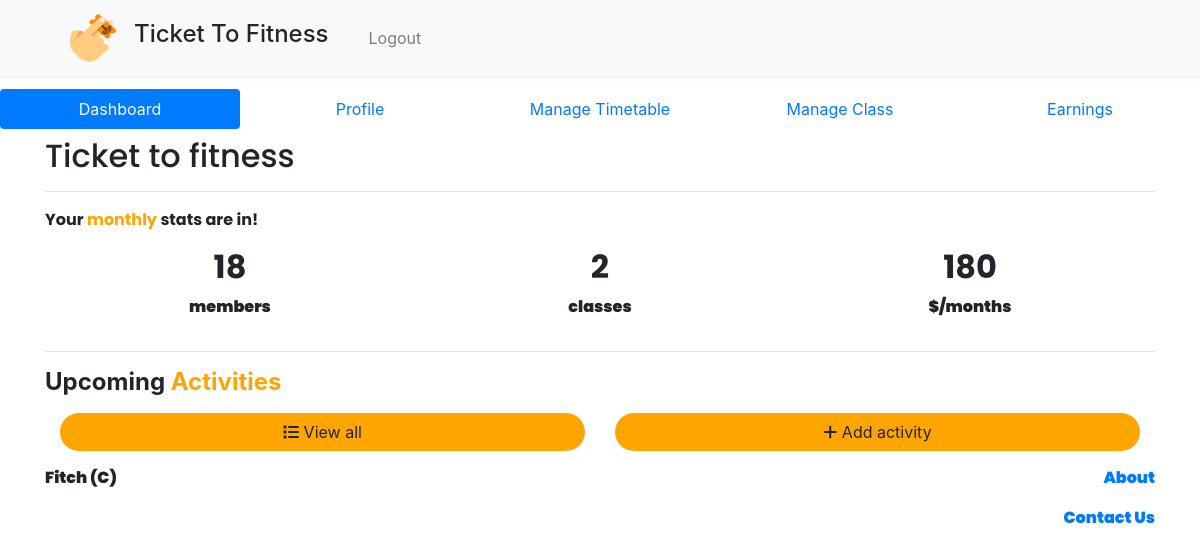
Before: /Gym (signed in) with the older database file.
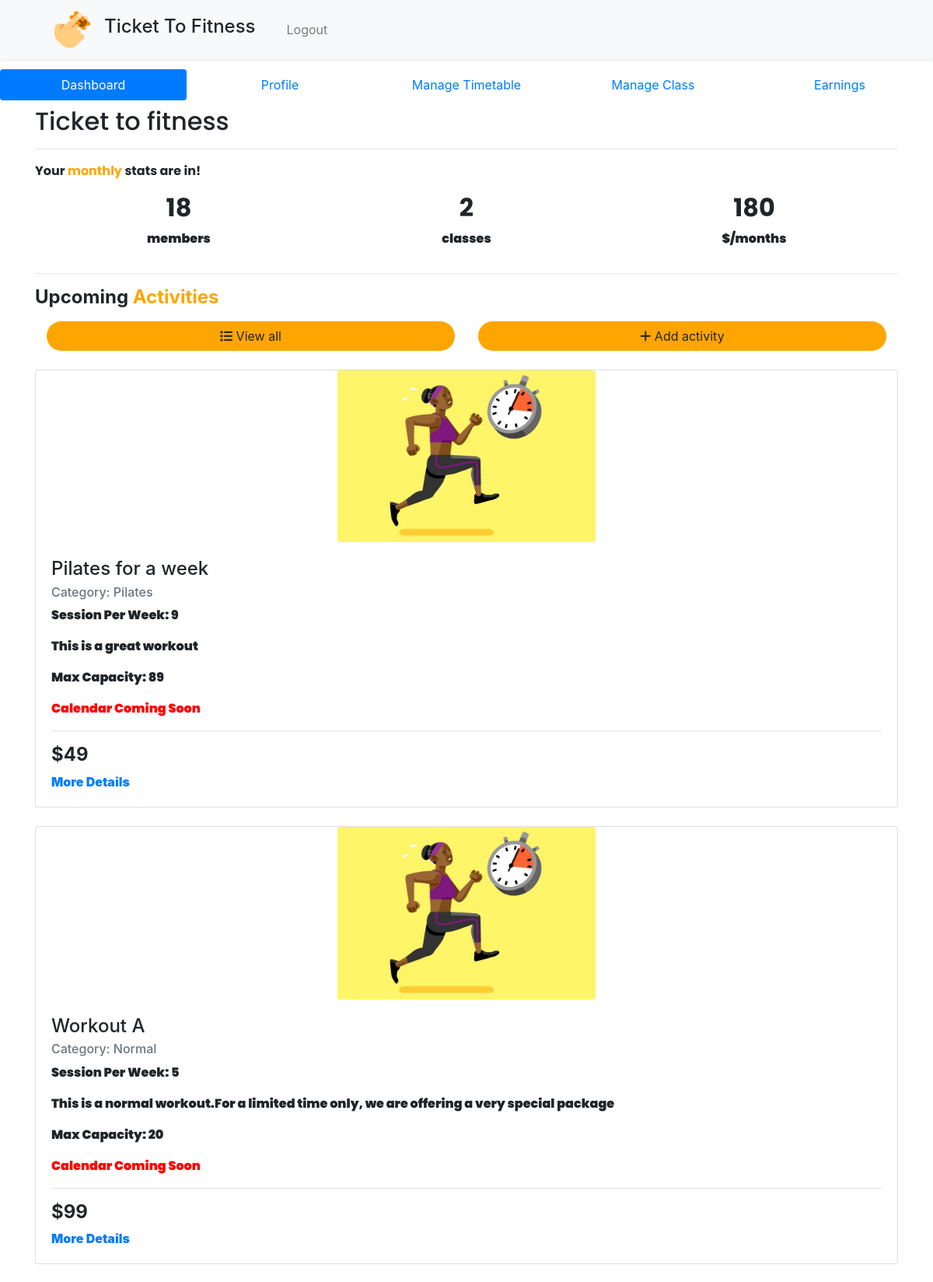
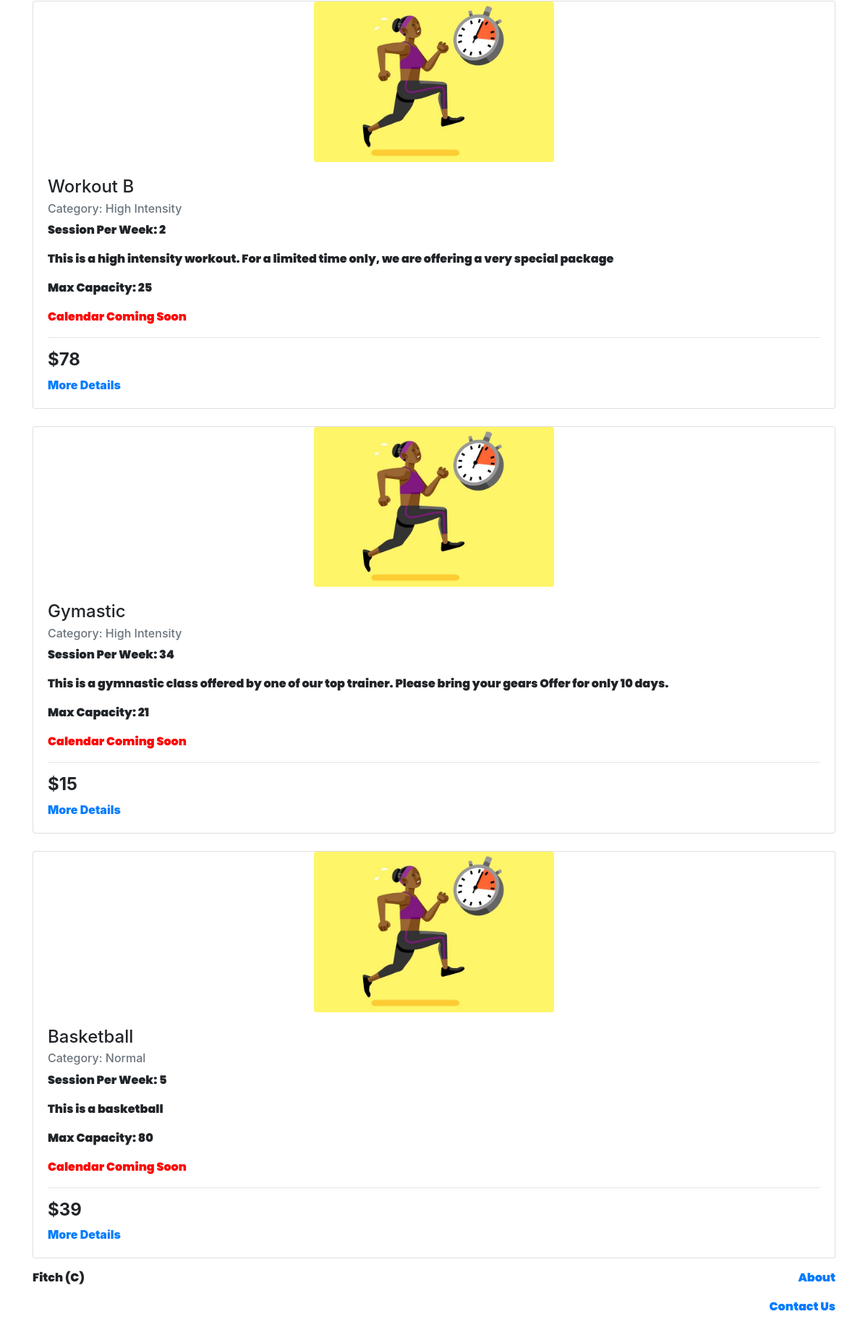
After: the same page with the newer database file (2 pictures, top to bottom).
### tables this page shows
CREATE TABLE `gym_activity` (
  `id` int(20) NOT NULL,
  `gym_id` int(20) NOT NULL,
  `activity_name` varchar(255) NOT NULL,
  `category` varchar(255) NOT NULL,
  `sessions_per_week` int(20) NOT NULL,
  `max_capacity` int(20) NOT NULL,
  `price_per_week` int(20) NOT NULL,
  `description` varchar(255) NOT NULL
);

### app/libraries/Database.php (called while the page is built, shortened)
<?php
  class Database {
    private $host = DB_HOST;
    private $user = DB_USER;
    private $pass = DB_PASS;
    private $dbname = DB_NAME;
    private $dbh;
    private $stmt;
    public function __construct(){
      $dsn = 'mysql:host=' . $this->host . ';dbname=' . $this->dbname;
      $options = array(
        PDO::ATTR_PERSISTENT => true,
        PDO::ATTR_ERRMODE => PDO::ERRMODE_EXCEPTION
      );
      try{
        $this->dbh = new PDO($dsn, $this->user, $this->pass, $options);
      } catch(PDOException $e){
        $this->error = $e->getMessage();
        echo $this->error;
      }
    }
    public function query($sql){
      $this->stmt = $this->dbh->prepare($sql);
    }
    public function bind($param, $value, $type = null){
      if(is_null($type)){
        switch(true){
          default:
            $type = PDO::PARAM_STR;
        }
      }
      $this->stmt->bindValue($param, $value, $type);
    }
    public function execute(){
      return $this->stmt->execute();
    }
    public function resultSet(){
      $this->execute();
      return $this->stmt->fetchAll(PDO::FETCH_OBJ);
    }
    public function single(){
      $this->execute();
      return $this->stmt->fetch(PDO::FETCH_OBJ);
    }
    public function rowCount(){
      return $this->stmt->rowCount();
    }
  }

### app/models/Account.php (called while the page is built, shortened)
<?php
    class Account{
        private $db;
        public function __construct(){
            $this->db = new Database;
        }
        public function fetchGymInformation($gym_id){
            $this->db->query('SELECT * FROM gym_information WHERE gym_id = :gym_id');
            $this->db->bind(':gym_id', $gym_id);
            $row=$this->db->single();
            if($this->db->rowCount() > 0) {
                return $row;
            }
        }
    }
?>

### app/libraries/Core.php (called while the page is built, shortened)
<?php
  class Core {
    protected $currentMethod = 'index';
    public function __construct(){
      $url = $this->getUrl();
      if(file_exists('../app/controllers/' . ucwords($url[0]). '.php')){
        unset($url[0]);
      }
      $this->currentController = new $this->currentController;
      $this->params = $url ? array_values($url) : [];
      call_user_func_array([$this->currentController, $this->currentMethod], $this->params);
    }
    public function getUrl(){
      if(isset($_GET['url'])){
        $url = rtrim($_GET['url'], '/');
        $url = filter_var($url, FILTER_SANITIZE_URL);
        $url = explode('/', $url);
        return $url;
      }
    }
  }

### public/index.php (called while the page is built, shortened)
<?php
  $init = new Core;

### app/models/GymModel.php (called while the page is built, shortened)
<?php
    class GymModel{
        private $db;
        public function __construct(){
        $this->db = new Database;
        }
        public function viewActivity($data){
            $this->db->query('SELECT * FROM gym_activity WHERE gym_id = :gym_id');
            $this->db->bind(':gym_id', $data['gym_id']);
            $row=$this->db->resultSet();
            if($this->db->rowCount() > 0) {
                return $row;
            }
        }
    }

### app/views/Gym/dashboard.php (the view, shortened to what this page needs)
<?php require APPROOT . '/views/Gym/dashboardmenu.php'; ?>
<nav class="nav nav-pills nav-justified mt-4" id="mobileHide" id="content-desktop">
    <a class="nav-item nav-link active" href="<?php echo URLROOT; ?>/gym">Dashboard</a>
    <a class="nav-item nav-link " href="<?php echo URLROOT; ?>/Gym/gymprofile">Profile</a>
    <a class="nav-item nav-link" href="#">Manage Timetable</a>
    <a class="nav-item nav-link " href="#">Manage Class</a>
    <a class="nav-item nav-link " href="#">Earnings</a>
</nav>
<div class="container mt-2">
    <h2><?php echo $_SESSION['gym_name']; ?>
        <hr>
    </h2>
    <p> <b>Your <span style="color:orange;">monthly</span> stats are in! <b></p>
    <div class="container">
        <div class="row">
            <div class="col">
                <h2 style="text-align:center;"><b> 18 </b></h2>
                <p style="text-align:center;"> members
            </div>
            <div class="col">
                <h2 style="text-align:center;"><b> 2 </b></h2>
                <p style="text-align:center;"> classes
            </div>
            <div class="col">
                <h2 style="text-align:center;"><b> 180 </b></h2>
                <p style="text-align:center;"> $/months
            </div>
        </div>
    </div>
    <hr>
    <h4><b>Upcoming <span style="color:orange;">Activities</span></b></h4>
    <div class="container mt-3">
        <div class="row">
            <div class="col">
                <button type="button" class="btn btn-block rounded-pill" style="background-color:orange;"><i class="fas fa-list"></i> View all</button>
            </div>
            <div class="col">
                <button type="submit" class="btn btn-block rounded-pill" data-toggle="modal" data-target="#addActivityModal" style="background-color:orange;"><i class="fas fa-plus"></i> Add activity</button>
            </div>
        </div>
    </div>
    <?php foreach ($data['gym_activity'] as $activity) {
        echo '<div class="card mt-4 " style="width: auto;">';
        echo '<img class="rounded mx-auto d-block" style="width:30%;"  src="' . URLROOT . '/images/HIT.jpg" alt="">';
        echo '<div class="card-body rounded-pill">';
        echo '<h4 class="card-title">' . $activity->activity_name . '</h4>';
        echo '<h6 class="card-subtitle mb-2 text-muted">Category: ' . $activity->category . '</h6>';
        echo '<p class="card-text">Session Per Week: ' . $activity->sessions_per_week . '</p>';
        echo '<p class="card-text">' . $activity->description . '</p>';
        echo '<p class="card-text">Max Capacity: ' . $activity->max_capacity . '</p>';
        echo '<p class="card-text"><span style="color:red";>Calendar Coming Soon</span></p>';
        echo '<hr>';
        echo '<h4><b>$' . $activity->price_per_week . '</b></h4>';
        echo '<a href="#" class="card-link">More Details</a>';
        echo '</div>';
        echo '</div>';
    }
    ?>
</div>
<?php require APPROOT . '/views/inc/footer.php'; ?>

### app/controllers/Gym.php (shortened to what this page needs)
<?php
class Gym extends Controller
{
    public function __construct()
    {
        $this->accountsModel = $this->model('Account');
        $this->gymModel = $this->model('GymModel');
    }
    public function isGymLoggedIn()
    {
        if (isset($_SESSION['user_id'])) {
            if ($_SESSION['partnership_status'] == true) {
                $gyminfo = $this->accountsModel->fetchGymInformation($_SESSION['user_id']);
                return true;
            }
        } else {
            return false;
        }
    }
    public function index()
    {
        $this->dashboard();
    }
    public function dashboard()
    {
        if ($this->isGymLoggedIn()) {
            $data = [
                'gym_id' => $_SESSION['user_id'],
                'gym_activity'=>'',
            ];
            $gymactivity = $this->gymModel->viewActivity($data);
            if(!empty($gymactivity)){
                $data['gym_activity'] = $gymactivity;
                $this->view('Gym/dashboard', $data);
            }
            $this->view('Gym/dashboard', $data);
        }else{
            redirect('Accounts/login');
        }
    }
}

### app/libraries/Controller.php (shortened to what this page needs)
<?php
  class Controller {
    public function model($model){
      return new $model();
    }
    public function view($view, $data = []){
      if(file_exists('../app/views/' . $view . '.php')){
        require_once '../app/views/' . $view . '.php';
      } else {
        die('View does not exist');
      }
    }
  }

### app/views/inc/header.php (shortened to what this page needs)
<!DOCTYPE html>
<html lang="en">
<head>
  <link rel="stylesheet" href="<?php echo URLROOT; ?>/css/style.css">
  <link rel="stylesheet" href="https://stackpath.bootstrapcdn.com/bootstrap/4.3.1/css/bootstrap.min.css">
</head>
<body>

### app/views/Gym/dashboardmenu.php (shortened to what this page needs)
<?php require APPROOT . '/views/inc/header.php'; ?>
<nav class="navbar navbar-expand-lg navbar-light shadow-sm bg-light fixed-top">
<div class="container"> <a class="navbar-brand d-flex align-items-center" href="#">
<span class="ml-2 font-weight-bold"><img src="<?php echo URLROOT;?>/images/t2f-logo.png"  alt="logo" width="50" height="50" class="navbar-image"><a class="font-weight-bold"><h4>Ticket To Fitness</h4></a></apan>
</a>
<div class="collapse navbar-collapse" id="navbar4">
<ul class="navbar-nav mr-auto pl-lg-4">
<li class="nav-item px-lg-2"> <a class="nav-link" href="<?php echo URLROOT; ?>/Accounts/logout"><span class="d-inline-block d-lg-none icon-width"><i class="fas fa-spa"></i></span>Logout</a> </li>
</ul>
</div>
</div>
</nav>

### app/views/inc/footer.php
<body>
    <div class="container" style="padding: 15px;">
        <div class="row">
            <div class="col">
                <p>Fitch (C)</p>
            </div>
            <div class="col">
                <a href="#">
                    <p style="text-align: right;">About</p>
                </a>
            </div>
        </div>
        <div class="row">
            <div class="col">
                <a href="#">
                    <p style="text-align: right;">Contact Us</p>
                </a>
            </div>
        </div>
    </div>
</body>

### public/css/style.css (style rules this page uses)
body { padding-top: 65px; }
.container { width: 100%; padding-right: 0px; padding-left: 0px; margin-right: auto; margin-left: auto; }
.navbar-brand { padding-left: 15px; }
.form-control, .btn { min-height: 38px; border-radius: 2px; }
.btn { font-size: 15px; font-weight: bold; }
h2 { font-family: 'Poppins', sans-serif; }
p { font-family: 'Poppins', sans-serif; }

Changed rows visible on the page:
added gym_activity: activity_name "Pilates for a week", category "Pilates", sessions_per_week "9", description "This is a great workout", max_capacity "89", price_per_week "49"
added gym_activity: activity_name "Workout A", category "Normal", sessions_per_week "5", description "This is a normal workout.For a limited time only, we are offering a very special package", max_capacity "20", price_per_week "99"
added gym_activity: activity_name "Workout B", category "High Intensity", sessions_per_week "2", description "This is a high intensity workout. For a limited time only, we are offering a very special package", max_capacity "25", price_per_week "78"
added gym_activity: activity_name "Gymastic", category "High Intensity", sessions_per_week "34", description "This is a gymnastic class offered by one of our top trainer. Please bring your gears Offer for only 10 days.", max_capacity "21", price_per_week "15"
added gym_activity: activity_name "Basketball", category "Normal", sessions_per_week "5", description "This is a basketball", max_capacity "80", price_per_week "39"
